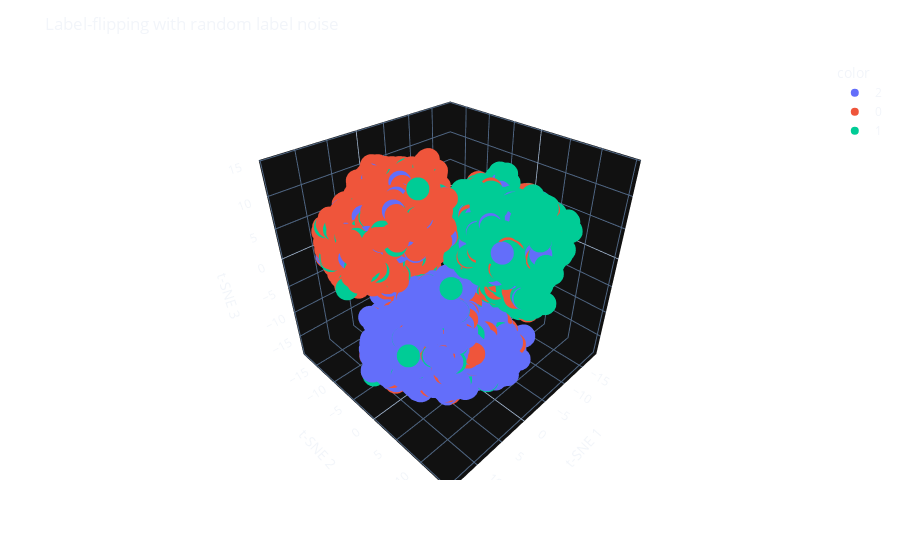

Write notebook code for a chart like this one.
### Markdown cell above
**The simplest poisoning attack would be to _randomly alte_r a portion of the data (`inject label noise`). Below we are randomly changing a portion ($\frac{1}{5}$) of the data used to train the same classifier trained above (which achieved $100\%$ testing accuracy).**

### Code cell
for i in range(len(y)):
    if np.random.randint(0,6) == 5:
        y[i] = np.random.randint(0,3)
    else:
        pass

fig = px.scatter_3d(
    tsne_pca5_results, x=0, y=1, z=2, color=list(y.astype(str)),
    labels={'0': 't-SNE 1', '1': 't-SNE 2', '2': 't-SNE 3'}
)
fig.update_layout(template='plotly_dark',
                  title=f'Label-flipping with random label noise',
                  paper_bgcolor='rgba(0, 0, 0, 0)',
                  plot_bgcolor='rgba(0, 0, 0, 0)')
fig.show()

### Figure 1 — Plotly figure (JSON) as saved in the notebook; plotly's stock layout.template omitted (floating-point values rounded to 4 significant figures; data arrays with more than 128 entries replaced by an {"elided": "..."} marker saying what was removed)
{"data": [{"hovertemplate": "color=2<br>t-SNE 1=%{x}<br>t-SNE 2=%{y}<br>t-SNE 3=%{z}<extra></extra>", "legendgroup": "2", "marker": {"color": "#636efa", "symbol": "circle"}, "mode": "markers", "name": "2", "scene": "scene", "showlegend": true, "type": "scatter3d", "x": {"elided": "3370 float values"}, "y": {"elided": "3370 float values"}, "z": {"elided": "3370 float values"}}, {"hovertemplate": "color=0<br>t-SNE 1=%{x}<br>t-SNE 2=%{y}<br>t-SNE 3=%{z}<extra></extra>", "legendgroup": "0", "marker": {"color": "#EF553B", "symbol": "circle"}, "mode": "markers", "name": "0", "scene": "scene", "showlegend": true, "type": "scatter3d", "x": {"elided": "3294 float values"}, "y": {"elided": "3294 float values"}, "z": {"elided": "3294 float values"}}, {"hovertemplate": "color=1<br>t-SNE 1=%{x}<br>t-SNE 2=%{y}<br>t-SNE 3=%{z}<extra></extra>", "legendgroup": "1", "marker": {"color": "#00cc96", "symbol": "circle"}, "mode": "markers", "name": "1", "scene": "scene", "showlegend": true, "type": "scatter3d", "x": {"elided": "3336 float values"}, "y": {"elided": "3336 float values"}, "z": {"elided": "3336 float values"}}], "layout": {"legend": {"title": {"text": "color"}, "tracegroupgap": 0}, "margin": {"t": 60}, "paper_bgcolor": "rgba(0, 0, 0, 0)", "plot_bgcolor": "rgba(0, 0, 0, 0)", "scene": {"domain": {"x": [0, 1], "y": [0, 1]}, "xaxis": {"title": {"text": "t-SNE 1"}}, "yaxis": {"title": {"text": "t-SNE 2"}}, "zaxis": {"title": {"text": "t-SNE 3"}}}, "title": {"text": "Label-flipping with random label noise"}}}
